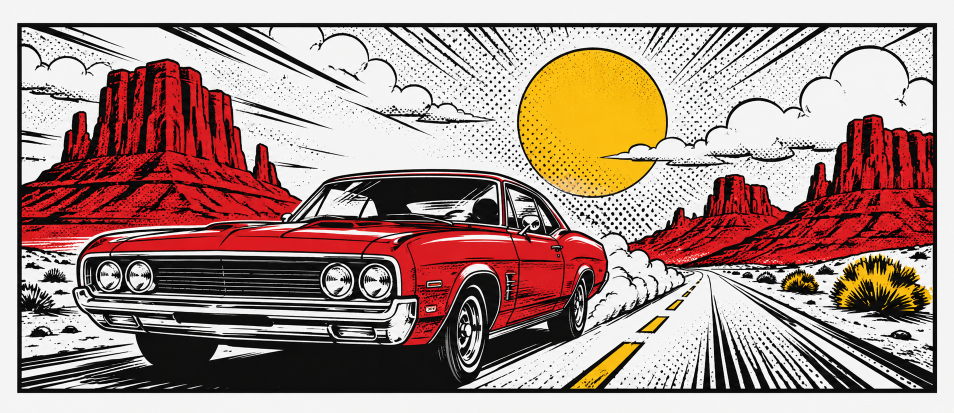
#> input picture tools/img1.png, 1907 x 825 px (shown at 1/2 size)
$ python png2bmp.py img1.png --panel 2.9 -o img1.bmp
#> lines starting #> are read from the running program, lines starting #| are printed output that depends on the picture
#> in main, source is the input picture: PIL image 1907x825 RGBA; mean R, G, B, A 170.5, 143.2, 135.7, 255
#!/usr/bin/env python3
"""Prepare a PNG/JPG image as a BMP for a supported four-color EPD.

The Raspberry Pi demos read an uncompressed 24-bit BMP. Merely saving a
full-resolution PNG as BMP leaves resizing and color reduction to the simple
runtime decoder. This tool does the important work beforehand:

1. resize to the selected panel's pixel grid;
2. sharpen after downscaling;
3. quantize to black, white, yellow, and red;
4. save an uncompressed 24-bit BMP with dithering disabled.

The preprocessing matches tools/img2epd.py up to the point where that tool
rotates and packs pixels into a C array.

Usage:
  python png2bmp.py img1.png --panel 2.9 -o img1.bmp
  python png2bmp.py logo.png --panel 1.54 -o logo.bmp

Requires Pillow:
  python -m pip install Pillow
"""

import argparse
import struct
import sys
import tempfile
from pathlib import Path

try:
    from PIL import Image, ImageFilter
except ImportError:
    sys.exit("Pillow is required. Install it with: python -m pip install Pillow")


PANELS = {
    # The 2.9-inch Raspberry Pi GUI works on its 296x128 landscape canvas.
    "2.9": {
        "width": 296,
        "height": 128,
        "description": "2.9-inch 296x128",
    },
    "1.54": {
        "width": 200,
        "height": 200,
        "description": "1.54-inch 200x200",
    },
}

PALETTE = [
    (0, 0, 0),        # black
    (255, 255, 255),  # white
    (255, 255, 0),    # yellow
    (255, 0, 0),      # red
]


def build_quant_image():
    """Return a Pillow palette image containing the four panel colors."""
    palette_image = Image.new("P", (1, 1))
    entries = []
    for rgb in PALETTE:
        entries.extend(rgb)
    entries.extend((0, 0, 0) * (256 - len(PALETTE)))
    palette_image.putpalette(entries)
    return palette_image


def flatten_to_white(image):
    """Convert transparency to white instead of Pillow's default black."""
    if image.mode in ("RGBA", "LA") or "transparency" in image.info:
        rgba = image.convert("RGBA")
        flattened = Image.new("RGB", rgba.size, (255, 255, 255))
#> flattened: PIL image 1907x825 RGB; every value is 255
        flattened.paste(rgba, mask=rgba.getchannel("A"))
        return flattened
    return image.convert("RGB")


def prepare_image(image, width, height, rotate, sharpen):
    """Resize, sharpen, and quantize with the same policy as img2epd.py."""
    image = flatten_to_white(image)
    if rotate:
        image = image.rotate(-rotate, expand=True)

    try:
        resample = Image.Resampling.LANCZOS
        dither_none = Image.Dither.NONE
    except AttributeError:  # Pillow < 9.1
        resample = Image.LANCZOS
        dither_none = Image.NONE

    image = image.resize((width, height), resample)
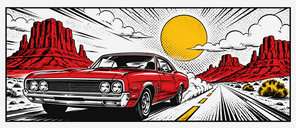
#> image: PIL image 296x128 RGB; mean R, G, B 170.3, 142.9, 135.4
    if sharpen > 0:
        image = image.filter(
            ImageFilter.UnsharpMask(
                radius=1.0,
                percent=int(sharpen * 100),
                threshold=2,
            )
        )
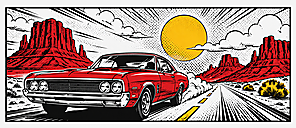
#> image: PIL image 296x128 RGB; mean R, G, B 167.7, 140.9, 133.5

    quantized = image.quantize(
        palette=build_quant_image(), dither=dither_none)
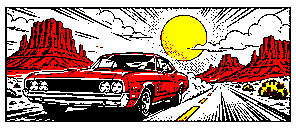
#> quantized: PIL image 296x128 P; mean R, G, B 172.8, 142, 130.6
    counts = [0, 0, 0, 0]
    for count, palette_index in quantized.getcolors(
            maxcolors=width * height):
        if palette_index < len(counts):
            counts[palette_index] = count
#> this loop made 4 passes
#> count on passes 1 to 4: 12208, 19406, 1685, 4589
#> after the loop, counts = [12208, 19406, 1685, 4589]
    return quantized.convert("RGB"), counts


def validate_bmp(path, expected_width, expected_height):
    """Verify the exact BMP properties required by the Raspberry Pi loader."""
    with path.open("rb") as bmp_file:
        header = bmp_file.read(54)

    if len(header) != 54 or header[:2] != b"BM":
        raise ValueError("output is not a Windows BMP")

    width = struct.unpack_from("<i", header, 18)[0]
    height = struct.unpack_from("<i", header, 22)[0]
    planes = struct.unpack_from("<H", header, 26)[0]
    bits_per_pixel = struct.unpack_from("<H", header, 28)[0]
    compression = struct.unpack_from("<I", header, 30)[0]
    if (width != expected_width or abs(height) != expected_height or
            planes != 1 or
            bits_per_pixel != 24 or compression != 0):
        raise ValueError(
            f"expected {expected_width}x{expected_height}, 24-bit, "
            "uncompressed BMP; got "
            f"{width}x{height}, {bits_per_pixel}-bit, compression={compression}"
        )


def output_path_for(input_path, requested_output):
    if requested_output:
        output_path = Path(requested_output)
        if output_path.suffix.lower() != ".bmp":
            raise ValueError("output filename must end with .bmp")
        return output_path
    return input_path.with_suffix(".bmp")


def main():
    parser = argparse.ArgumentParser(
        description=(
            "Convert an image to a four-color, 24-bit BMP for a supported "
            "LAFVIN Raspberry Pi e-paper demo."
        )
    )
    parser.add_argument("image", help="source PNG/JPG/BMP image")
    parser.add_argument(
        "--panel",
        choices=PANELS,
        default="2.9",
        help="target panel: 2.9=296x128 or 1.54=200x200 (default: 2.9)",
    )
    parser.add_argument("-o", "--output", help="output .bmp path")
    parser.add_argument(
        "--rotate",
        type=int,
        default=0,
        choices=(0, 90, 180, 270),
        help="rotate the source clockwise before resizing (default: 0)",
    )
    parser.add_argument(
        "--sharpen",
        type=float,
        default=1.5,
        help="unsharp-mask strength; 0 disables sharpening (default: 1.5)",
    )
    args = parser.parse_args()

    panel = PANELS[args.panel]
    width = panel["width"]
    height = panel["height"]

    input_path = Path(args.image)
    if not input_path.is_file():
        parser.error(f"input image does not exist: {input_path}")
    if args.sharpen < 0:
        parser.error("--sharpen must be zero or greater")

    try:
        output_path = output_path_for(input_path, args.output)
    except ValueError as error:
        parser.error(str(error))
    if input_path.resolve() == output_path.resolve():
        parser.error("input and output paths must be different")

    output_path.parent.mkdir(parents=True, exist_ok=True)
    temporary_path = None
    try:
        with Image.open(input_path) as source:
            bmp_image, counts = prepare_image(
                source, width, height, args.rotate, args.sharpen)
#> counts = [12208, 19406, 1685, 4589]
        with tempfile.NamedTemporaryFile(
                prefix=f".{output_path.stem}-",
                suffix=".bmp",
                dir=output_path.parent,
                delete=False) as temporary_file:
            temporary_path = Path(temporary_file.name)
        bmp_image.save(temporary_path, format="BMP")
        validate_bmp(temporary_path, width, height)
        temporary_path.replace(output_path)
        temporary_path = None
    except (OSError, ValueError) as error:
        if temporary_path is not None and temporary_path.exists():
            temporary_path.unlink()
        parser.error(str(error))

    print(f"wrote {output_path}  ({panel['description']}, 24-bit BMP)")
    print(
        "palette pixels: "
        f"black={counts[0]} white={counts[1]} "
        f"yellow={counts[2]} red={counts[3]}"
    )
#| palette pixels: black=12208 white=19406 yellow=1685 red=4589
    print("Raspberry Pi: GUI_ReadBmp_RGB_4Color(\"<file>.bmp\", 0, 0)")


if __name__ == "__main__":
    main()

$ run again, with tools/img2.png copied over tools/img1.png
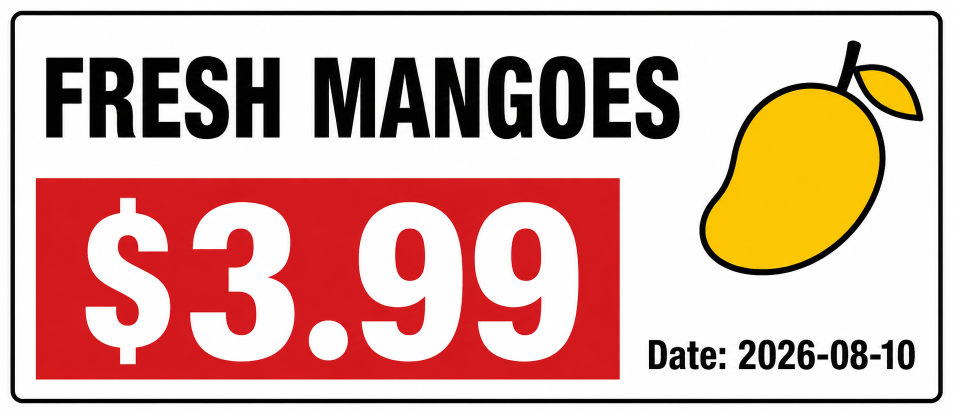
#> input picture tools/img2.png, 1907 x 825 px (shown at 1/2 size)
#> in main, source is the input picture: PIL image 1907x825 RGB; mean R, G, B 212.3, 173, 162.1
#> in prepare_image, `image = image.filter( ImageFilter.UnsharpMask( radius=1.0, percent=int..`:
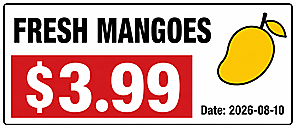
#> image: PIL image 296x128 RGB; mean R, G, B 210, 170.2, 158.8
#> in prepare_image, `quantized = image.quantize( palette=build_quant_image(), dither=dither..`:
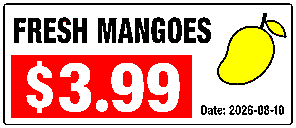
#> quantized: PIL image 296x128 P; mean R, G, B 219.7, 170, 154.7
#> the loop in prepare_image, `for count, palette_index in quantized.getcolors( maxcolors=width * hei..` made 4 passes
#> count on passes 1 to 4: 5239, 22979, 2273, 7397
#> after the loop in prepare_image, `for count, palette_index in quantized.getcolors(`: counts = [5239, 22979, 2273, 7397]
#| palette pixels: black=5239 white=22979 yellow=2273 red=7397

$ run again, with tools/img_1.png copied over tools/img1.png
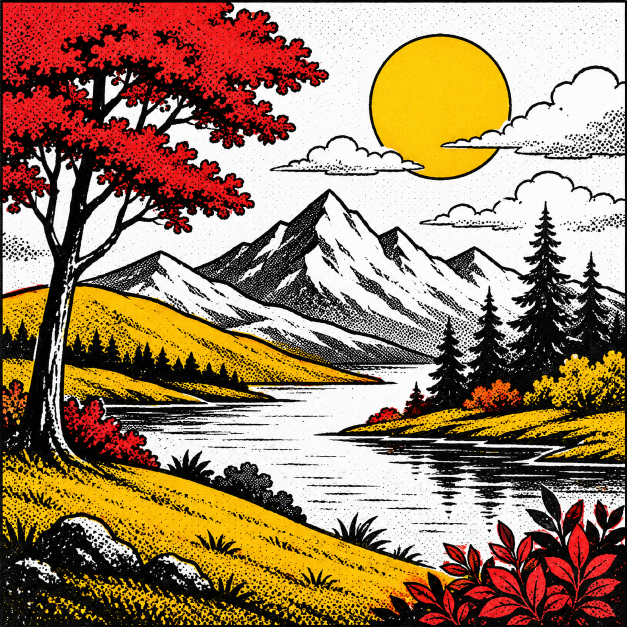
#> input picture tools/img_1.png, 1254 x 1254 px (shown at 1/2 size)
#> in main, source is the input picture: PIL image 1254x1254 RGB; mean R, G, B 158.5, 129.6, 99.2
#> in prepare_image, `image = image.filter( ImageFilter.UnsharpMask( radius=1.0, percent=int..`:
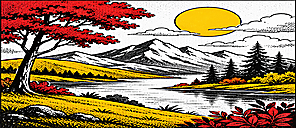
#> image: PIL image 296x128 RGB; mean R, G, B 156.8, 130.2, 98.7
#> in prepare_image, `quantized = image.quantize( palette=build_quant_image(), dither=dither..`:
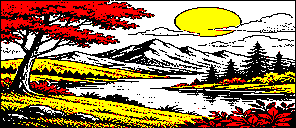
#> quantized: PIL image 296x128 P; mean R, G, B 158.9, 130.9, 93.2
#> the loop in prepare_image, `for count, palette_index in quantized.getcolors( maxcolors=width * hei..` made 4 passes
#> count on passes 1 to 4: 14276, 13842, 5613, 4157
#> after the loop in prepare_image, `for count, palette_index in quantized.getcolors(`: counts = [14276, 13842, 5613, 4157]
#| palette pixels: black=14276 white=13842 yellow=5613 red=4157
